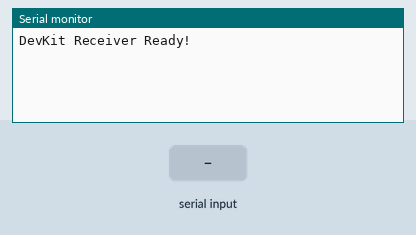
This sketch was run on a simulated ESP32. Shown: the last lines printed to the serial monitor. The test bench sets the inputs (shaded band).

Above: at 1.2 s.
1.3 s: "90,45\n" received over the second serial link
At 1.9 s:
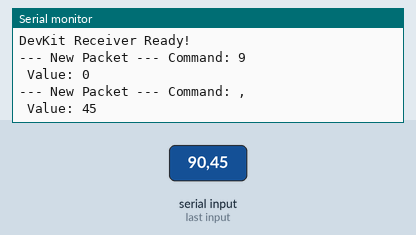
2.8 s: "F90\n" received over the second serial link
At 4.0 s:
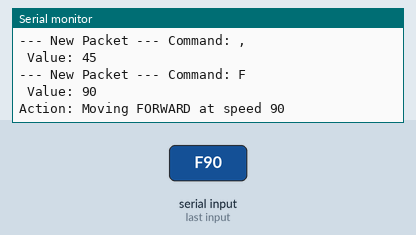
4.3 s: "B90\n" received over the second serial link
At 5.3 s:
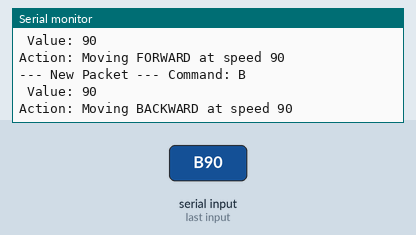
Timing chart, 0 to 7.3 s (numbered marks = the images above; inputs shaded):
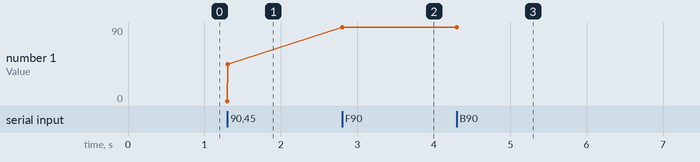

The sketch:

new_uart_code.ino
```cpp
#include <Arduino.h>
/* ESP32 DEVKIT RECEIVER */
#define DEV_RX 14
#define DEV_TX 27

void setup() {
  Serial.begin(115200); // USB Debugging

  // Start UART2: 9600 baud, Custom Pins 14 & 27
  Serial2.begin(9600, SERIAL_8N1, DEV_RX, DEV_TX);

  // Optimization: Don't wait 1 second for numbers to finish
  Serial2.setTimeout(10);

  Serial.println("DevKit Receiver Ready!");
}

void loop() {
  // Check if data is waiting
  if (Serial2.available() > 0) {

    // 1. Read the first character (F or B)
    char cmd = Serial2.read();

    // 2. Automatically skip the comma and find the integer
    int value = Serial2.parseInt();

    // 3. Clear the buffer of any leftover newline characters (\n)
    while(Serial2.available() > 0 && (Serial2.peek() == '\n' || Serial2.peek() == '\r')) {
      Serial2.read();
    }

    // 4. Use the data!
    Serial.print("--- New Packet ---");
    Serial.print(" Command: "); Serial.println(cmd);
    Serial.print(" Value: ");   Serial.println(value);

    // Example: Logic based on the character
    if (cmd == 'F') {
      Serial.println("Action: Moving FORWARD at speed " + String(value));
    } else if (cmd == 'B') {
      Serial.println("Action: Moving BACKWARD at speed " + String(value));
    }
    Serial.println();
  }
}
```

Measured:
- after the input at 1.3 s, the serial monitor: prints a new line at once (image 1)
- after the input at 2.8 s, the serial monitor: prints a new line at once (image 2)
- after the input at 4.3 s, the serial monitor: prints a new line at once (image 3)
- plotted number 1: 45 → 90 after the input at 2.8 s
